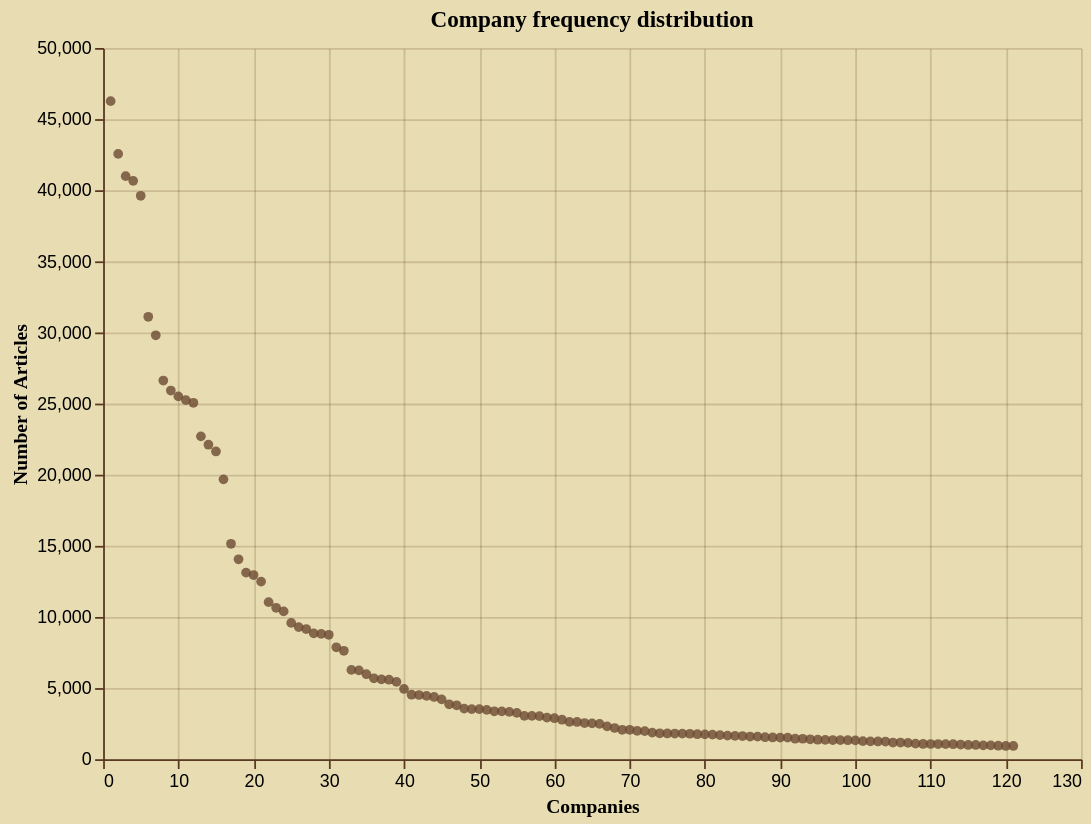

Vega-Lite specification for this chart:
### Vega-Lite specification from a JSON file in a GitHub repository (floating-point values rounded to 4 significant figures)
{"config": {"background": "#e8ddb2", "view": {"stroke": "transparent", "width": 550, "height": 400}, "axis": {"domainColor": "#5a3921", "gridColor": "#5a3921", "gridOpacity": 0.2, "tickColor": "#5a3921", "labelColor": "black", "titleColor": "black", "titleFont": "EB Garamond"}, "legend": {"labelColor": "black", "titleColor": "black", "labelFont": "EB Garamond", "titleFont": "EB Garamond"}, "title": {"color": "black", "font": "EB Garamond"}, "mark": {"color": "#6b4a32", "opacity": 0.8}, "bar": {"color": "#6b4a32", "opacity": 0.8}, "line": {"color": "#6b4a32", "opacity": 0.8}, "area": {"color": "#6b4a32", "opacity": 0.8}, "point": {"color": "#6b4a32", "opacity": 0.8}}, "data": {"name": "data-e43327a9d1411b527c7d45e4d96c6dd8"}, "mark": {"type": "circle", "size": 30}, "encoding": {"tooltip": [{"field": "Companies", "title": "Companies", "type": "nominal"}, {"field": "Freq", "format": ",", "title": "Number of Articles", "type": "quantitative"}], "x": {"field": "x_numeric", "title": "Companies", "type": "quantitative"}, "y": {"field": "Freq", "title": "Number of Articles", "type": "quantitative"}}, "title": "Company frequency distribution", "$schema": "https://vega.github.io/schema/vega-lite/v5.20.1.json", "datasets": {"data-e43327a9d1411b527c7d45e4d96c6dd8": [{"Freq": 46263, "Companies": "Novartis", "x_numeric": 1}, {"Freq": 42555, "Companies": "Merck", "x_numeric": 2}, {"Freq": 40990, "Companies": "AstraZeneca", "x_numeric": 3}, {"Freq": 40660, "Companies": "Pfizer", "x_numeric": 4}, {"Freq": 39610, "Companies": "Roche", "x_numeric": 5}, {"Freq": 31104, "Companies": "Sanofi", "x_numeric": 6}, {"Freq": 29804, "Companies": "Bristol-Myers Squibb", "x_numeric": 7}, {"Freq": 26622, "Companies": "Boehringer Ingelheim", "x_numeric": 8}, {"Freq": 25920, "Companies": "Bayer", "x_numeric": 9}, {"Freq": 25509, "Companies": "GlaxoSmithKline", "x_numeric": 10}, {"Freq": 25245, "Companies": "Eli Lilly", "x_numeric": 11}, {"Freq": 25056, "Companies": "Janssen", "x_numeric": 12}, {"Freq": 22698, "Companies": "AbbVie", "x_numeric": 13}, {"Freq": 22112, "Companies": "Amgen", "x_numeric": 14}, {"Freq": 21635, "Companies": "Springer Nature", "x_numeric": 15}, {"Freq": 19674, "Companies": "Takeda Pharmaceutical", "x_numeric": 16}, {"Freq": 15145, "Companies": "Johnson & Johnson", "x_numeric": 17}, {"Freq": 14053, "Companies": "Gilead Sciences", "x_numeric": 18}, {"Freq": 13115, "Companies": "Abbott", "x_numeric": 19}, {"Freq": 12948, "Companies": "Medtronic", "x_numeric": 20}, {"Freq": 12485, "Companies": "Novo Nordisk", "x_numeric": 21}, {"Freq": 11042, "Companies": "Biogen", "x_numeric": 22}, {"Freq": 10645, "Companies": "Celgene", "x_numeric": 23}, {"Freq": 10391, "Companies": "Daiichi Sankyō", "x_numeric": 24}, {"Freq": 9582, "Companies": "Servier", "x_numeric": 25}, {"Freq": 9289, "Companies": "UCB", "x_numeric": 26}, {"Freq": 9150, "Companies": "Boston Scientific", "x_numeric": 27}, {"Freq": 8845, "Companies": "CSL", "x_numeric": 28}, {"Freq": 8808, "Companies": "Eisai", "x_numeric": 29}, {"Freq": 8748, "Companies": "Teva Pharmaceutical Industries", "x_numeric": 30}, {"Freq": 7867, "Companies": "Astellas", "x_numeric": 31}, {"Freq": 7624, "Companies": "Genentech", "x_numeric": 32}, {"Freq": 6280, "Companies": "Lundbeck", "x_numeric": 33}, {"Freq": 6245, "Companies": "ICMJE", "x_numeric": 34}, {"Freq": 5976, "Companies": "Grifols", "x_numeric": 35}, {"Freq": 5689, "Companies": "Chiesi Pharmaceuticals", "x_numeric": 36}, {"Freq": 5615, "Companies": "Regeneron Pharmaceuticals", "x_numeric": 37}, {"Freq": 5587, "Companies": "Ipsen", "x_numeric": 38}, {"Freq": 5435, "Companies": "Frontiers", "x_numeric": 39}, {"Freq": 4939, "Companies": "Philips", "x_numeric": 40}, {"Freq": 4535, "Companies": "Incyte", "x_numeric": 41}, {"Freq": 4514, "Companies": "Otsuka Holdings", "x_numeric": 42}, {"Freq": 4452, "Companies": "NIHR", "x_numeric": 43}, {"Freq": 4375, "Companies": "Menarini", "x_numeric": 44}, {"Freq": 4209, "Companies": "Sandoz Group", "x_numeric": 45}, {"Freq": 3859, "Companies": "Zambon", "x_numeric": 46}, {"Freq": 3792, "Companies": "Pierre Fabre", "x_numeric": 47}, {"Freq": 3559, "Companies": "Leo Pharma", "x_numeric": 48}, {"Freq": 3521, "Companies": "Edwards Lifesciences", "x_numeric": 49}, {"Freq": 3518, "Companies": "Almirall", "x_numeric": 50}, {"Freq": 3470, "Companies": "Mundipharma", "x_numeric": 51}, {"Freq": 3369, "Companies": "GE Healthcare", "x_numeric": 52}, {"Freq": 3366, "Companies": "Mylan", "x_numeric": 53}, {"Freq": 3328, "Companies": "Danone", "x_numeric": 54}, {"Freq": 3260, "Companies": "Octapharma", "x_numeric": 55}, {"Freq": 3048, "Companies": "National Institutes of Health", "x_numeric": 56}, {"Freq": 3043, "Companies": "Ferring Pharmaceuticals", "x_numeric": 57}, {"Freq": 3027, "Companies": "Merck KGaA", "x_numeric": 58}, {"Freq": 2927, "Companies": "Galapagos NV", "x_numeric": 59}, {"Freq": 2883, "Companies": "Biotronik", "x_numeric": 60}, {"Freq": 2775, "Companies": "Angelini", "x_numeric": 61}, {"Freq": 2623, "Companies": "Baxter", "x_numeric": 62}, {"Freq": 2619, "Companies": "Chugai Pharmaceutical", "x_numeric": 63}, {"Freq": 2542, "Companies": "European Union", "x_numeric": 64}, {"Freq": 2521, "Companies": "Orion Pharma", "x_numeric": 65}, {"Freq": 2480, "Companies": "PharmaMar", "x_numeric": 66}, {"Freq": 2306, "Companies": "Fresenius", "x_numeric": 67}, {"Freq": 2194, "Companies": "Stryker", "x_numeric": 68}, {"Freq": 2070, "Companies": "Swedish Orphan Biovitrum (Sobi)", "x_numeric": 69}, {"Freq": 2068, "Companies": "National Institute for Health Research", "x_numeric": 70}, {"Freq": 1989, "Companies": "Sun Pharmaceutical", "x_numeric": 71}, {"Freq": 1973, "Companies": "Wellcome Trust", "x_numeric": 72}, {"Freq": 1871, "Companies": "Vertex Pharmaceuticals", "x_numeric": 73}, {"Freq": 1823, "Companies": "Alnylam Pharmaceuticals", "x_numeric": 74}, {"Freq": 1809, "Companies": "Terumo", "x_numeric": 75}, {"Freq": 1804, "Companies": "Alfasigma", "x_numeric": 76}, {"Freq": 1800, "Companies": "BeiGene", "x_numeric": 77}, {"Freq": 1790, "Companies": "Medscape", "x_numeric": 78}, {"Freq": 1758, "Companies": "Celltrion", "x_numeric": 79}, {"Freq": 1749, "Companies": "Clovis", "x_numeric": 80}, {"Freq": 1729, "Companies": "Sani", "x_numeric": 81}, {"Freq": 1690, "Companies": "Sunovion", "x_numeric": 82}, {"Freq": 1658, "Companies": "Ionis", "x_numeric": 83}, {"Freq": 1644, "Companies": "Elsevier", "x_numeric": 84}, {"Freq": 1627, "Companies": "Nova", "x_numeric": 85}, {"Freq": 1594, "Companies": "Dr Falk Pharma", "x_numeric": 86}, {"Freq": 1584, "Companies": "UpToDate", "x_numeric": 87}, {"Freq": 1547, "Companies": "Bial", "x_numeric": 88}, {"Freq": 1529, "Companies": "German Research Foundation", "x_numeric": 89}, {"Freq": 1517, "Companies": "IQVIA", "x_numeric": 90}, {"Freq": 1516, "Companies": "Viatris", "x_numeric": 91}, {"Freq": 1442, "Companies": "Medical Research Council", "x_numeric": 92}, {"Freq": 1438, "Companies": "Medac", "x_numeric": 93}, {"Freq": 1400, "Companies": "Olympus Therapeutics", "x_numeric": 94}, {"Freq": 1370, "Companies": "Ferrer", "x_numeric": 95}, {"Freq": 1358, "Companies": "European Commission", "x_numeric": 96}, {"Freq": 1347, "Companies": "Shionogi", "x_numeric": 97}, {"Freq": 1339, "Companies": "LivaNova", "x_numeric": 98}, {"Freq": 1337, "Companies": "Illumina", "x_numeric": 99}, {"Freq": 1320, "Companies": "BMBF", "x_numeric": 100}, {"Freq": 1271, "Companies": "Recordati", "x_numeric": 101}, {"Freq": 1257, "Companies": "Galderma Group", "x_numeric": 102}, {"Freq": 1248, "Companies": "Jazz Pharmaceuticals", "x_numeric": 103}, {"Freq": 1242, "Companies": "Tesaro", "x_numeric": 104}, {"Freq": 1171, "Companies": "Swiss National Science Foundation", "x_numeric": 105}, {"Freq": 1170, "Companies": "Pharmacosmos", "x_numeric": 106}, {"Freq": 1146, "Companies": "Deutsche Forschungsgemeinschaft", "x_numeric": 107}, {"Freq": 1099, "Companies": "Horizon", "x_numeric": 108}, {"Freq": 1070, "Companies": "Moderna", "x_numeric": 109}, {"Freq": 1069, "Companies": "Alcon", "x_numeric": 110}, {"Freq": 1065, "Companies": "Norgine", "x_numeric": 111}, {"Freq": 1062, "Companies": "Cytokinetics", "x_numeric": 112}, {"Freq": 1055, "Companies": "Idorsia", "x_numeric": 113}, {"Freq": 1033, "Companies": "Sharp", "x_numeric": 114}, {"Freq": 1002, "Companies": "Exelixis", "x_numeric": 115}, {"Freq": 1001, "Companies": "Hoffmann", "x_numeric": 116}, {"Freq": 974, "Companies": "BioNTech", "x_numeric": 117}, {"Freq": 969, "Companies": "Wave", "x_numeric": 118}, {"Freq": 948, "Companies": "Samsung", "x_numeric": 119}, {"Freq": 929, "Companies": "Alkermes", "x_numeric": 120}, {"Freq": 929, "Companies": "Genmab", "x_numeric": 121}]}}
